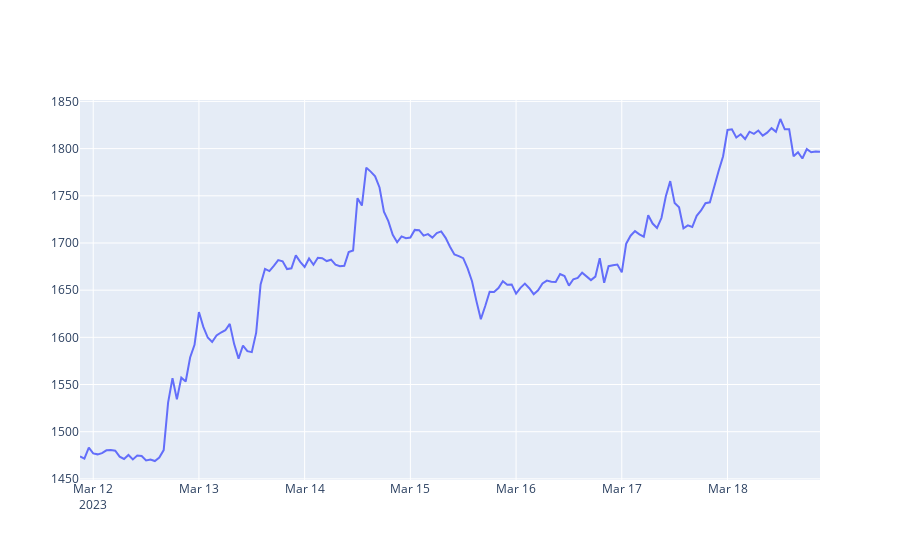
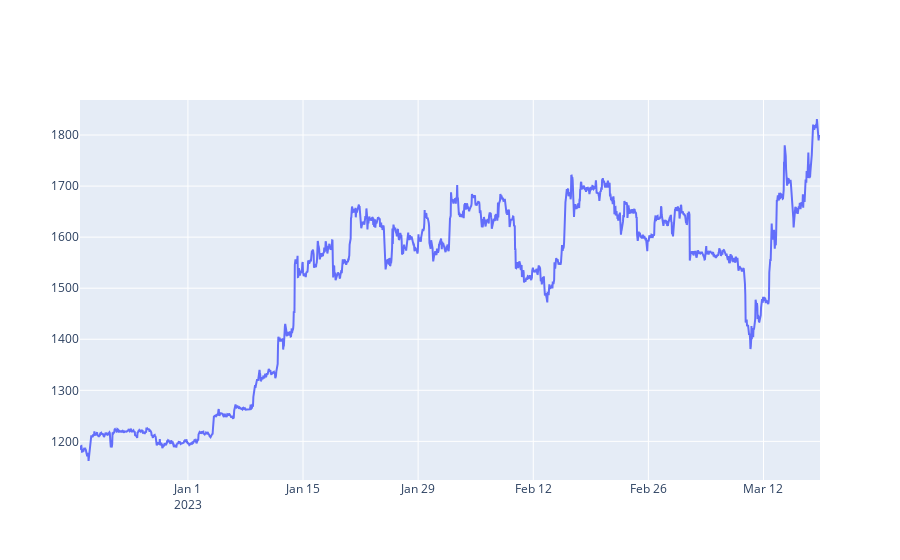

The code cell stored with these charts, in order, in its notebook:
### Code cell
from plotly.offline import init_notebook_mode, iplot
init_notebook_mode(connected=True)

def getLine(df_input):
    x = df_input.index
    y = df_input.values
    fig = go.Figure(data=go.Scatter(x = x, y = y))
    fig.show()
    
#------------------------------------------------

#( getLine(getRates('ETH-USD',  '1d',  '1h')) )
( getLine(getRates('ETH-USD',  '1wk',  '1h')) )
( getLine(getRates('ETH-USD',  '3mo',  '1h')) )
#( getLine(getRates('ETH-USD',  '3y',  '1d')) )

### Figure 1 — Plotly figure (JSON) as saved in the notebook; plotly's stock layout.template omitted (floating-point values rounded to 4 significant figures; data arrays with more than 128 entries replaced by an {"elided": "..."} marker saying what was removed)
{"data": [{"x": {"elided": "169 str values"}, "y": {"elided": "169 float values"}, "type": "scatter"}], "layout": {"xaxis": {"type": "date", "range": ["2023-03-11 21:00", "2023-03-18 21:00"], "autorange": true}, "yaxis": {"type": "linear", "range": [1449.0, 1852.0], "autorange": true}, "autosize": true}}

### Figure 2 — Plotly figure (JSON) as saved in the notebook; plotly's stock layout.template omitted (floating-point values rounded to 4 significant figures; data arrays with more than 128 entries replaced by an {"elided": "..."} marker saying what was removed)
{"data": [{"x": {"elided": "2161 str values"}, "y": {"elided": "2161 float values"}, "type": "scatter"}], "layout": {"xaxis": {"type": "date", "range": ["2022-12-18 21:00", "2023-03-18 21:00"], "autorange": true}, "yaxis": {"type": "linear", "range": [1124.0, 1869.0], "autorange": true}, "autosize": true}}
